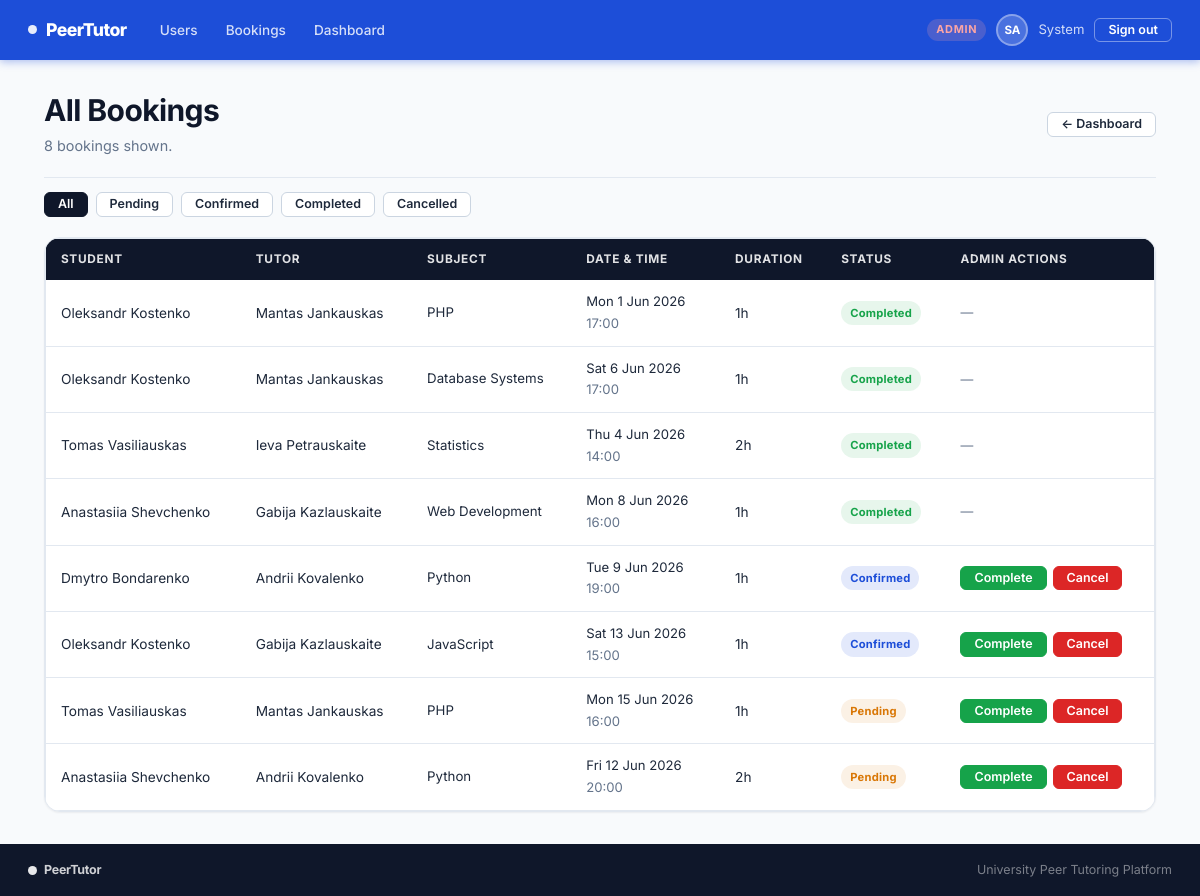
The app's page /admin/bookings.php (signed in) with its own data.
### tables this page shows
CREATE TABLE IF NOT EXISTS bookings (
    booking_id   INT UNSIGNED     AUTO_INCREMENT PRIMARY KEY,
    student_id   INT UNSIGNED     NOT NULL,
    tutor_id     INT UNSIGNED     NOT NULL,
    session_date DATE             NOT NULL,
    session_time TIME             NOT NULL,
    duration_hrs TINYINT UNSIGNED NOT NULL DEFAULT 1,
    subject      VARCHAR(120)     NOT NULL,
    notes        TEXT,
    session_type ENUM('online','in-person') NOT NULL DEFAULT 'online',
    status       ENUM('pending','confirmed','completed','cancelled')
                                  NOT NULL DEFAULT 'pending',
    created_at   DATETIME         NOT NULL DEFAULT CURRENT_TIMESTAMP,
    updated_at   DATETIME         NOT NULL DEFAULT CURRENT_TIMESTAMP
                                   ON UPDATE CURRENT_TIMESTAMP,
    CONSTRAINT fk_bk_student
        FOREIGN KEY (student_id) REFERENCES users(user_id)
        ON DELETE CASCADE,
    CONSTRAINT fk_bk_tutor
        FOREIGN KEY (tutor_id)   REFERENCES tutors(tutor_id)
        ON DELETE CASCADE
);

CREATE TABLE IF NOT EXISTS users (
    user_id       INT UNSIGNED     AUTO_INCREMENT PRIMARY KEY,
    name          VARCHAR(120)     NOT NULL,
    email         VARCHAR(180)     NOT NULL UNIQUE,
    password      VARCHAR(255)     NOT NULL,
    role          ENUM('student','tutor','admin') NOT NULL DEFAULT 'student',
    avatar        VARCHAR(255)     DEFAULT NULL,
    phone         VARCHAR(30)      DEFAULT NULL,
    department    VARCHAR(120)     DEFAULT NULL,
    year_of_study VARCHAR(40)      DEFAULT NULL,
    bio           TEXT             DEFAULT NULL,
    created_at    DATETIME         NOT NULL DEFAULT CURRENT_TIMESTAMP,
    updated_at    DATETIME         NOT NULL DEFAULT CURRENT_TIMESTAMP
                                   ON UPDATE CURRENT_TIMESTAMP
);

### includes/auth_guard.php (called while the page is built, shortened)
<?php
function current_user(): array {
    return [
        'id'   => $_SESSION['user_id']   ?? null,
        'name' => $_SESSION['user_name'] ?? '',
        'role' => $_SESSION['role']      ?? '',
        'email'=> $_SESSION['email']     ?? '',
    ];
}

### includes/upload_helper.php (called while the page is built, shortened)
<?php
function avatar_url(?string $filename): string {
    return '';
}

### admin/bookings.php (the view, shortened to what this page needs)
<?php
require_once __DIR__ . '/../includes/auth_guard.php';
$pdo = db();
$filter = $_GET['status'] ?? 'all';
$valid  = ['all','pending','confirmed','completed','cancelled'];
$where  = $filter === 'all' ? '' : "WHERE b.status = '$filter'";
$bookings = $pdo->query("
    SELECT b.*, us.name AS student_name, ut.name AS tutor_name
    FROM bookings b
    JOIN users  us ON us.user_id  = b.student_id
    JOIN tutors t  ON t.tutor_id  = b.tutor_id
    JOIN users  ut ON ut.user_id  = t.user_id
    $where
    ORDER BY b.created_at DESC
    LIMIT 100
")->fetchAll();
include __DIR__ . '/../includes/header.php';
?>
<div class="page-header section-row">
  <div>
    <h1>All Bookings</h1>
    <p><?= count($bookings) ?> booking<?= count($bookings)!=1?'s':'' ?> shown.</p>
  </div>
  <a href="/peer-tutoring/admin/dashboard.php" class="btn btn-outline-dark btn-sm">← Dashboard</a>
</div>
<div style="display:flex;gap:8px;margin-bottom:20px;flex-wrap:wrap;">
  <?php foreach ($valid as $f): ?>
    <a href="?status=<?=$f?>" class="btn btn-sm <?=$filter===$f?'btn-secondary':'btn-outline-dark'?>">
      <?= ucfirst($f) ?>
    </a>
  <?php endforeach; ?>
</div>
<?php if (empty($bookings)): ?>
  <div class="empty-state"><div class="empty-icon">📭</div><p>No bookings in this category.</p></div>
<?php else: ?>
<div class="card">
  <div class="table-wrap">
    <table>
      <thead>
        <tr><th>Student</th><th>Tutor</th><th>Subject</th><th>Date & Time</th><th>Duration</th><th>Status</th><th>Admin Actions</th></tr>
      </thead>
      <tbody>
        <?php foreach ($bookings as $b): ?>
        <tr>
          <td><?= htmlspecialchars($b['student_name']) ?></td>
          <td><?= htmlspecialchars($b['tutor_name']) ?></td>
          <td style="font-size:.83rem;"><?= htmlspecialchars($b['subject']) ?></td>
          <td style="font-size:.82rem;"><?= date('D j M Y', strtotime($b['session_date'])) ?><br><span class="text-muted"><?= substr($b['session_time'],0,5) ?></span></td>
          <td><?= $b['duration_hrs'] ?>h</td>
          <td><span class="badge badge-<?= $b['status'] ?>"><?= $b['status'] ?></span></td>
          <td>
            <div style="display:flex;gap:6px;flex-wrap:wrap;">
              <?php if (!in_array($b['status'],['completed','cancelled'])): ?>
                <form method="POST" style="display:inline;">
                  <button class="btn btn-sm btn-success">Complete</button>
                </form>
                <form method="POST" style="display:inline;" onsubmit="return confirm('Force-cancel this booking?');">
                  <button class="btn btn-sm btn-danger">Cancel</button>
                </form>
              <?php else: ?>
                <span class="text-muted" style="font-size:.8rem;">—</span>
              <?php endif; ?>
            </div>
          </td>
        </tr>
        <?php endforeach; ?>
      </tbody>
    </table>
  </div>
</div>
<?php endif; ?>
<?php include __DIR__ . '/../includes/footer.php'; ?>

### includes/header.php (shortened to what this page needs)
<?php
require_once __DIR__ . '/auth_guard.php';
require_once __DIR__ . '/upload_helper.php';
$user = current_user();
function is_active(string $path): string {
    return str_contains($_SERVER['REQUEST_URI'], $path) ? 'active' : '';
}
?>
<!DOCTYPE html>
<html lang="en">
<head>
<link rel="stylesheet" href="/peer-tutoring/assets/css/main.css">
</head>
<body>
<nav class="navbar">
  <a href="/peer-tutoring/index.php" class="nav-brand">
    <span class="brand-dot"></span>PeerTutor
  </a>
  <ul class="nav-links">
    <?php if ($user['role'] === 'student'): ?>
      <li><a href="/peer-tutoring/student/search.php"    class="<?= is_active('search') ?>">Find Tutors</a></li>
      <li><a href="/peer-tutoring/student/history.php"   class="<?= is_active('history') ?>">My Sessions</a></li>
      <li><a href="/peer-tutoring/student/dashboard.php" class="<?= is_active('dashboard') ?>">Dashboard</a></li>
    <?php elseif ($user['role'] === 'admin'): ?>
      <li><a href="/peer-tutoring/admin/users.php"    class="<?= is_active('users') ?>">Users</a></li>
      <li><a href="/peer-tutoring/admin/bookings.php" class="<?= is_active('bookings') ?>">Bookings</a></li>
      <li><a href="/peer-tutoring/admin/dashboard.php" class="<?= is_active('dashboard') ?>">Dashboard</a></li>
    <?php endif; ?>
  </ul>
  <div class="nav-actions">
    <?php if ($user['id']): ?>
      <span class="nav-role-badge nav-role-<?= $user['role'] ?>"><?= ucfirst($user['role']) ?></span>
      <?php
        $av_url = avatar_url($_SESSION['avatar'] ?? null);
        $initials = implode('', array_map(fn($p)=>strtoupper($p[0]), array_filter(explode(' ', $user['name']))));
        $initials = substr($initials, 0, 2);
        $profile_link = match($user['role']) {
            'student' => '/peer-tutoring/student/profile.php',
            'tutor'   => '/peer-tutoring/tutor/profile.php',
            default   => '#'
        };
      ?>
      <a href="<?= $profile_link ?>" class="nav-avatar" title="My Profile">
        <?php if ($av_url): ?>
          <img src="<?= $av_url ?>" alt="<?= htmlspecialchars($user['name']) ?>">
        <?php else: ?>
          <span><?= htmlspecialchars($initials) ?></span>
        <?php endif; ?>
      </a>
      <span class="nav-username"><?= htmlspecialchars(explode(' ', $user['name'])[0]) ?></span>
      <a href="/peer-tutoring/auth/logout.php" class="btn btn-sm btn-outline">Sign out</a>
    <?php else: ?>
      <a href="/peer-tutoring/auth/login.php"    class="btn btn-sm btn-outline">Log in</a>
      <a href="/peer-tutoring/auth/register.php" class="btn btn-sm" style="background:#fff;color:var(--blue);font-weight:700;border-color:#fff;">Register</a>
    <?php endif; ?>
  </div>
</nav>
<main class="main-content">

### includes/footer.php (shortened to what this page needs)
</main>
<footer class="site-footer">
  <div class="footer-inner">
    <span class="footer-brand"><span class="brand-dot"></span>PeerTutor</span>
    <span class="footer-copy">University Peer Tutoring Platform</span>
  </div>
</footer>
</body>
</html>

### records on screen
bookings: student.name "Oleksandr Kostenko", users.name "Mantas Jankauskas", subject "PHP", session_date "Mon 1 Jun 2026", session_time "17:00", duration_hrs "1", status "Completed"
bookings: student.name "Oleksandr Kostenko", users.name "Mantas Jankauskas", subject "Database Systems", session_date "Sat 6 Jun 2026", session_time "17:00", duration_hrs "1", status "Completed"
bookings: student.name "Tomas Vasiliauskas", users.name "Ieva Petrauskaite", subject "Statistics", session_date "Thu 4 Jun 2026", session_time "14:00", duration_hrs "2", status "Completed"
bookings: student.name "Anastasiia Shevchenko", users.name "Gabija Kazlauskaite", subject "Web Development", session_date "Mon 8 Jun 2026", session_time "16:00", duration_hrs "1", status "Completed"
bookings: student.name "Dmytro Bondarenko", users.name "Andrii Kovalenko", subject "Python", session_date "Tue 9 Jun 2026", session_time "19:00", duration_hrs "1", status "Confirmed"
bookings: student.name "Oleksandr Kostenko", users.name "Gabija Kazlauskaite", subject "JavaScript", session_date "Sat 13 Jun 2026", session_time "15:00", duration_hrs "1", status "Confirmed"
bookings: student.name "Tomas Vasiliauskas", users.name "Mantas Jankauskas", subject "PHP", session_date "Mon 15 Jun 2026", session_time "16:00", duration_hrs "1", status "Pending"
bookings: student.name "Anastasiia Shevchenko", users.name "Andrii Kovalenko", subject "Python", session_date "Fri 12 Jun 2026", session_time "20:00", duration_hrs "2", status "Pending"

### other values on screen
$user['role'] "ADMIN"
$initials "SA"
explode(' ', $user['name'])[0] "System"
count($bookings) "8"
$f "All"
$f "Pending"
$f "Confirmed"
$f "Completed"
$f "Cancelled"
